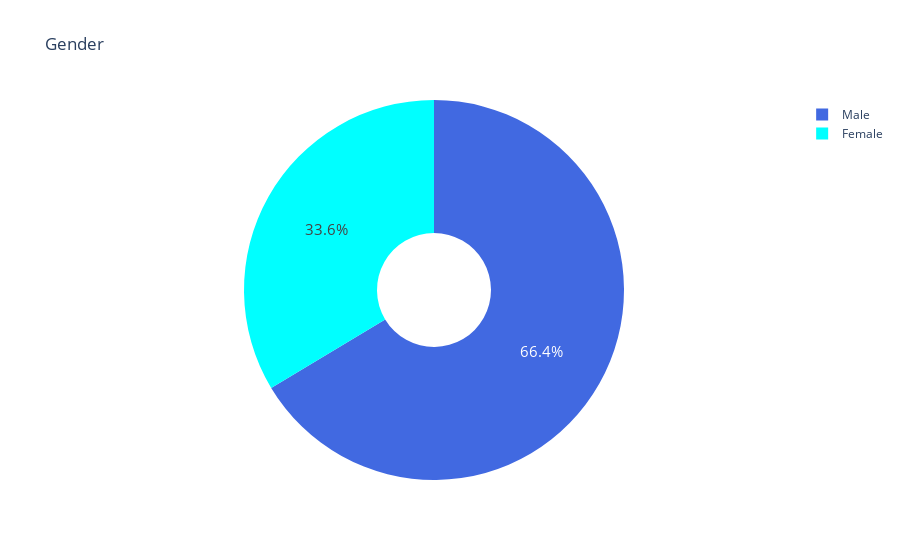

The cell this chart's notebook holds for it:
### Code cell
import plotly.graph_objects as go
gender= df['gender'].value_counts()
colors=['royalblue','cyan']
label=gender.index
counts=gender.values

fig=go.Figure(data=[go.Pie(labels=label, values=counts,hole=.3)])
fig.update_layout(title_text='Gender')
fig.update_traces(hoverinfo='label+value', textinfo='percent', textfont_size=15,
                  marker=dict(colors=colors, line=dict(color='#000000', width=0)))
fig.show()

### Figure 1 — Plotly figure (JSON) as saved in the notebook; plotly's stock layout.template omitted (floating-point values rounded to 4 significant figures)
{"data": [{"hole": 0.3, "hoverinfo": "label+value", "labels": ["Male", "Female"], "marker": {"colors": ["royalblue", "cyan"], "line": {"color": "#000000", "width": 0}}, "textfont": {"size": 15}, "textinfo": "percent", "type": "pie", "values": [156, 79]}], "layout": {"title": {"text": "Gender"}}}
